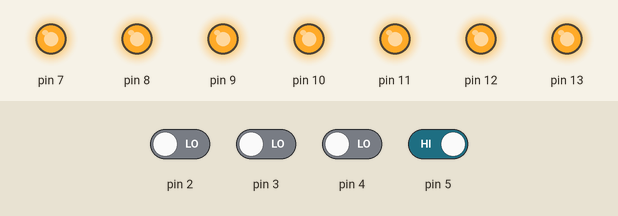
This sketch was run on a simulated Arduino Uno, built with avr-gcc and run on an emulated ATmega328P. Parts: output pins drawn as LEDs (lit = HIGH). Inputs (shaded band) come from the test bench; at power-on: pin 5 HIGH, pin 2–4 LOW.

Above: at 1.2 s.
1.3 s: pin 2 driven HIGH
At 2.1 s:
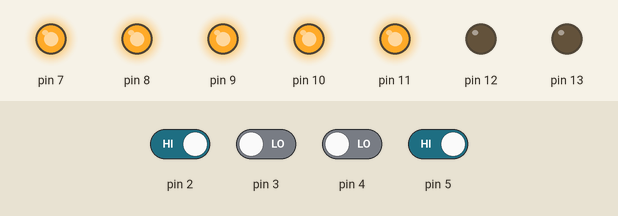
2.8 s: pin 3 driven HIGH
At 3.3 s:
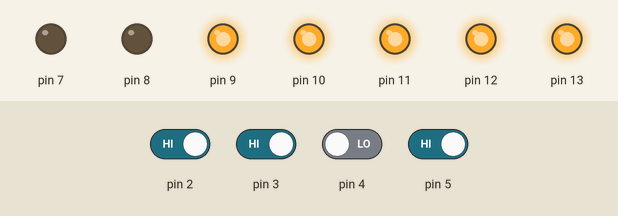
4.3 s: pin 4 driven HIGH
At 5.5 s:
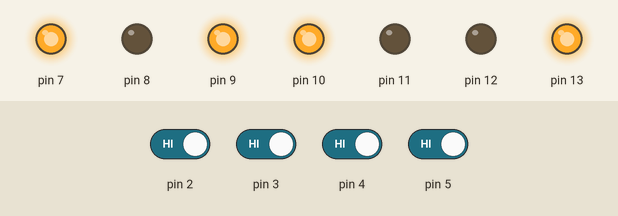
5.8 s: pin 5 driven LOW
At 6.7 s:
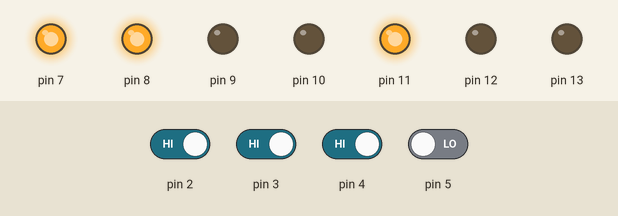
7.3 s: pin 2 driven LOW
At 7.9 s:
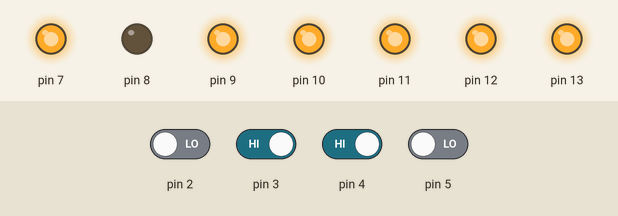
8.8 s: pin 3 driven LOW
At 10.2 s:
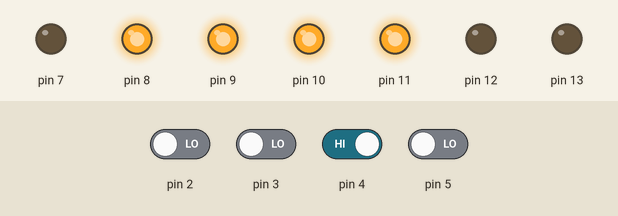
Timing chart, 0 to 11.3 s (numbered marks = the images above; inputs shaded):
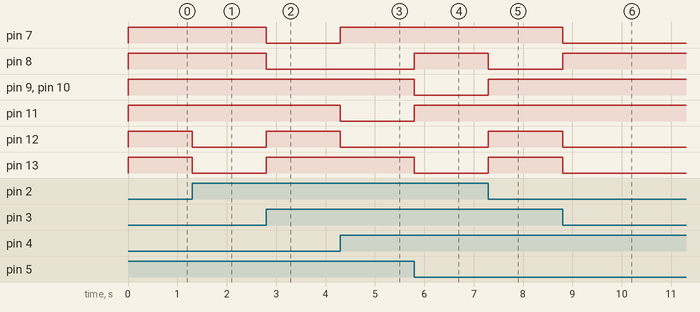

The sketch:

Display.ino
```cpp
void numeros(int A, int B, int C, int D) {
  if ((!D && !C && !B && A) || (!D && C && !B && !A)) {  // A
    digitalWrite(7, LOW);
  } else {
    digitalWrite(7, HIGH);
  }

  if ((!D && C && !B && A) || (!D && C && B && !A)) {  // B
    digitalWrite(8, LOW);
  } else {
    digitalWrite(8, HIGH);
  }

  if ((!D && !C && !B && !A) || (!D && !C && !B && A) || (!D && C && B && A)) {  // C
    digitalWrite(9, LOW);
  } else {
    digitalWrite(9, HIGH);
  }

  if ((!D && !C && !B && A) || (!D && !C && B && !A) || (!D && !C && B && A) || (!D && C && B && A)) {  // D
    digitalWrite(10, LOW);
  } else {
    digitalWrite(10, HIGH);
  }

  if (!D && !C && B && !A) {  // E
    digitalWrite(11, LOW);
  } else {
    digitalWrite(11, HIGH);
  }

  if ((!D && !C && !B && A) || (!D && C && !B && !A) || (!D && C && B && A)) {  // F
    digitalWrite(12, LOW);
  } else {
    digitalWrite(12, HIGH);
  }

  if ((!D && !C && !B && A) || (!D && !C && B && A) || (!D && C && !B && !A) || (!D && C && !B && A) || (!D && C && B && A)) {  // G
    digitalWrite(13, LOW);
  } else {
    digitalWrite(13, HIGH);
  }
}

void letras(int A, int B, int C, int D) {
  if ((D && !C && B && A) || (D && C && !B && A)) {  // A
    digitalWrite(7, LOW);
  } else {
    digitalWrite(7, HIGH);
  }

  if ((D && !C && B && A) || (D && C && !B && !A) || (D && C && B && !A) || (D && C && B && A)) {  // B
    digitalWrite(8, LOW);
  } else {
    digitalWrite(8, HIGH);
  }

  if (D && C && !B && !A) {  // C
    digitalWrite(9, LOW);
  } else {
    digitalWrite(9, HIGH);
  }

  if (D && C && !B && A) {  // D
    digitalWrite(10, LOW);
  } else {
    digitalWrite(10, HIGH);
  }

  if ((D && C && !B && !A) || (D && C && B && !A) || (D && C && B && A)) {  // E
    digitalWrite(11, LOW);
  } else {
    digitalWrite(11, HIGH);
  }

  if ((D && !C && !B && A) || (D && !C && B && !A) || (D && C && B && A)) {  // F
    digitalWrite(12, LOW);
  } else {
    digitalWrite(12, HIGH);
  }

  if (D && !C && !B && A) {  // G
    digitalWrite(13, LOW);
  } else {
    digitalWrite(13, HIGH);
  }
}

void setup() {
  //NUMERO
  pinMode(2, INPUT);
  pinMode(3, INPUT);
  pinMode(4, INPUT);
  pinMode(5, INPUT);

  //CONTROLADOR
  pinMode(7, OUTPUT);  // A
  pinMode(8, OUTPUT);
  pinMode(9, OUTPUT);
  pinMode(10, OUTPUT);
  pinMode(11, OUTPUT);
  pinMode(12, OUTPUT);
  pinMode(13, OUTPUT);
}

void loop() {
  int A = digitalRead(2);
  int B = digitalRead(3);
  int C = digitalRead(4);
  int D = digitalRead(5);

  if (!D) {
    numeros(A, B, C, D);
  } else {
    letras(A, B, C, D);
  }
}
```

Measured:
- after the input at 1.3 s, pin 12, pin 13: HIGH → LOW at once
- after the input at 2.8 s, pin 7, pin 8: HIGH → LOW at once; pin 12, pin 13: LOW → HIGH at once
- after the input at 4.3 s, pin 7: LOW → HIGH at once; pin 11, pin 12: HIGH → LOW at once
- after the input at 5.8 s, pin 8, pin 11: LOW → HIGH at once; pin 9, pin 10, pin 13: HIGH → LOW at once
- after the input at 7.3 s, pin 8: HIGH → LOW at once; pin 9, pin 10, pin 12, pin 13: LOW → HIGH at once
- after the input at 8.8 s, pin 7, pin 12, pin 13: HIGH → LOW at once; pin 8: LOW → HIGH at once
